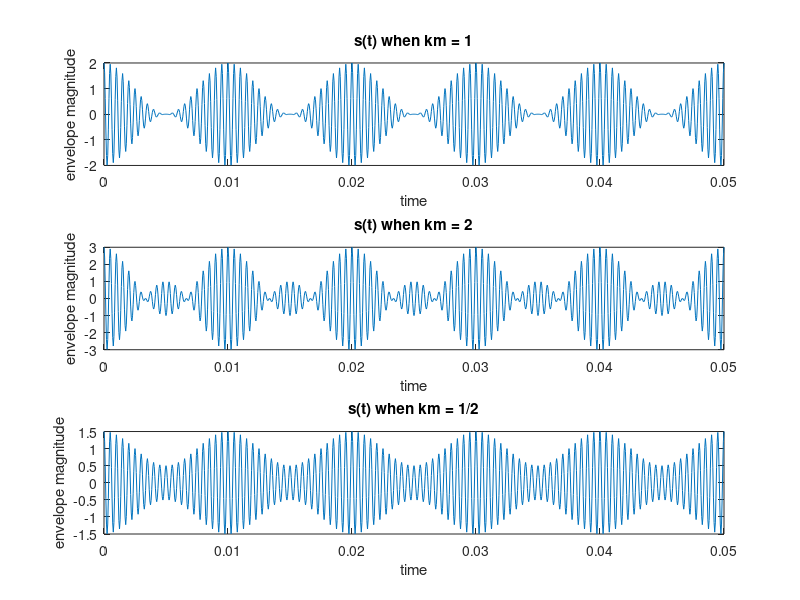
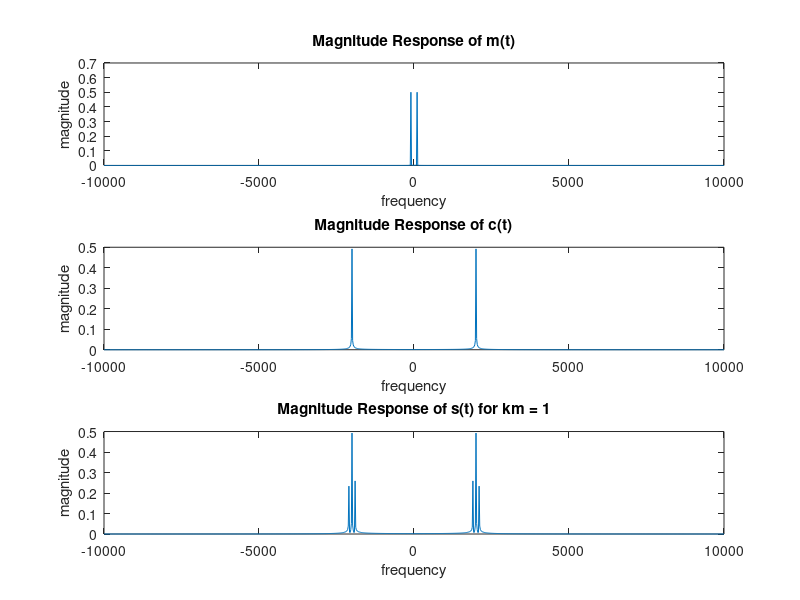
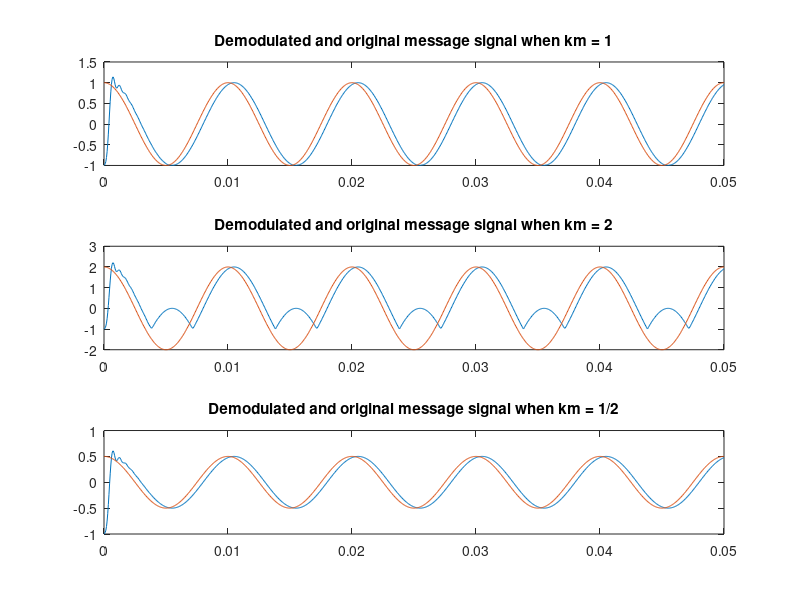

The MATLAB script that drew these images, in order:
Fs = 20000;
t = 0:1/Fs:0.05;
fm = 100;
fc =  2000;
km1 = 1;
km2 = 2;
km3 = 1/2;
Ac = 1;
n = 10;
m1 = Ac.*cos(2*pi*fm*t);
m2 = Ac*km2.*cos(2*pi*fm*t);   
m3 = Ac*km3.*cos(2*pi*fm*t);

c = Ac.*cos(2*pi*fc*t);
s1 = Ac.*(1 + km1.*cos(2*pi*fm*t)).*cos(2*pi*fc*t);
s2 = Ac.*(1 + km2.*cos(2*pi*fm*t)).*cos(2*pi*fc*t);
s3 = Ac.*(1 + km3.*cos(2*pi*fm*t)).*cos(2*pi*fc*t);

N = 1001;
w = linspace(-Fs/2,Fs/2,N);

figure(1)
subplot(311)
plot(t,s1)
title('s(t) when km = 1')
xlabel('time')
ylabel('envelope magnitude')

subplot(312)
plot(t,s2)
title('s(t) when km = 2')
xlabel('time')
ylabel('envelope magnitude')

subplot(313)
plot(t,s3)
title('s(t) when km = 1/2')
xlabel('time')
ylabel('envelope magnitude')


figure(2)

subplot(311)
plot(w,abs(fftshift(fft(m1,N)/N)))
title('Magnitude Response of m(t)')
xlabel('frequency')
ylabel('magnitude')

subplot(312)
plot(w,abs(fftshift(fft(c,N)/N)))
title('Magnitude Response of c(t)')
xlabel('frequency')
ylabel('magnitude')

subplot(313)
plot(w,abs(fftshift(fft(s1,N)/N)))
title('Magnitude Response of s(t) for km = 1')
xlabel('frequency')
ylabel('magnitude')

x1 = 2.*s1.*s1;
x2 = 2.*s2.*s2;
x3 = 2.*s3.*s3;

[b1,a1] = butter(n,fc/(Fs/2),'low');
x1f = filter(b1,a1,x1);

[b2,a2] = butter(n,fc/(Fs/2),'low');
x2f = filter(b2,a2,x2);

[b3,a3] = butter(n,fc/(Fs/2),'low');
x3f = filter(b3,a3,x3);

x1d = sqrt(abs(x1f));
x2d = sqrt(abs(x2f));
x3d = sqrt(abs(x3f));

mh1 = x1d-1;
mh2 = x2d-1;
mh3 = x3d-1;

figure(3)
subplot(311)
plot(t,mh1)
hold on
plot(t,m1)
title('Demodulated and original message signal when km = 1')

subplot(312)
plot(t,mh2)
hold on
plot(t,m2)
title('Demodulated and original message signal when km = 2')

subplot(313)
plot(t,mh3)
hold on
plot(t,m3)
title('Demodulated and original message signal when km = 1/2')

